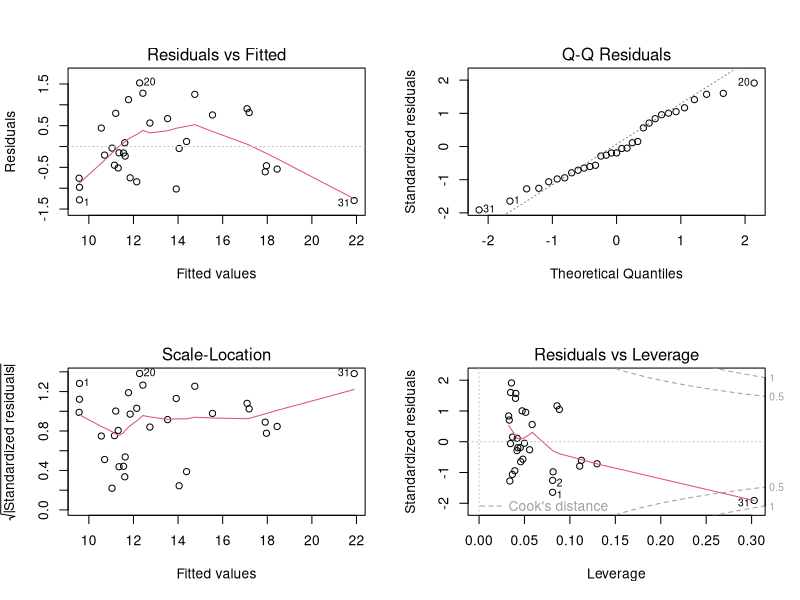
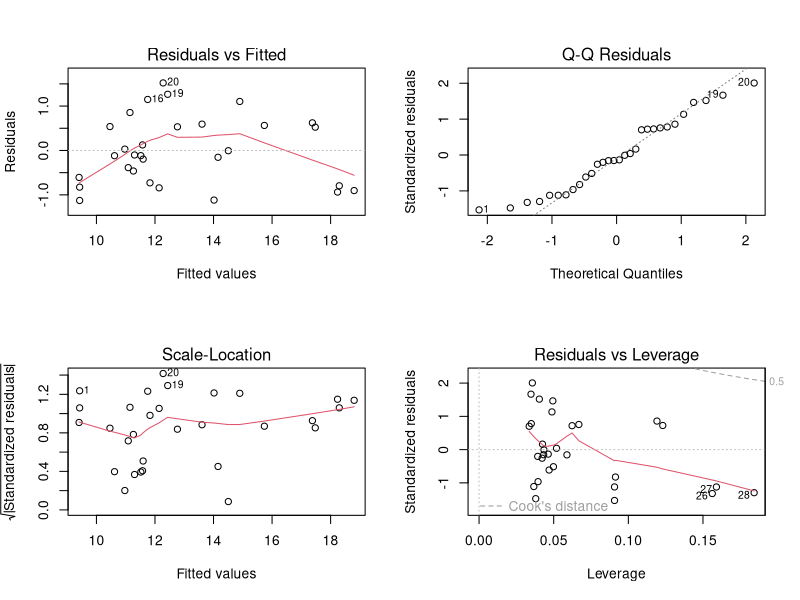
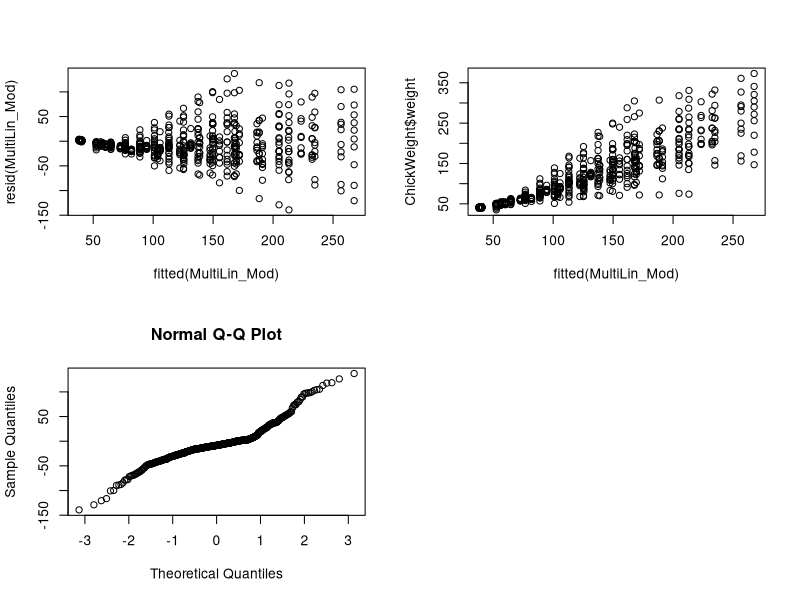
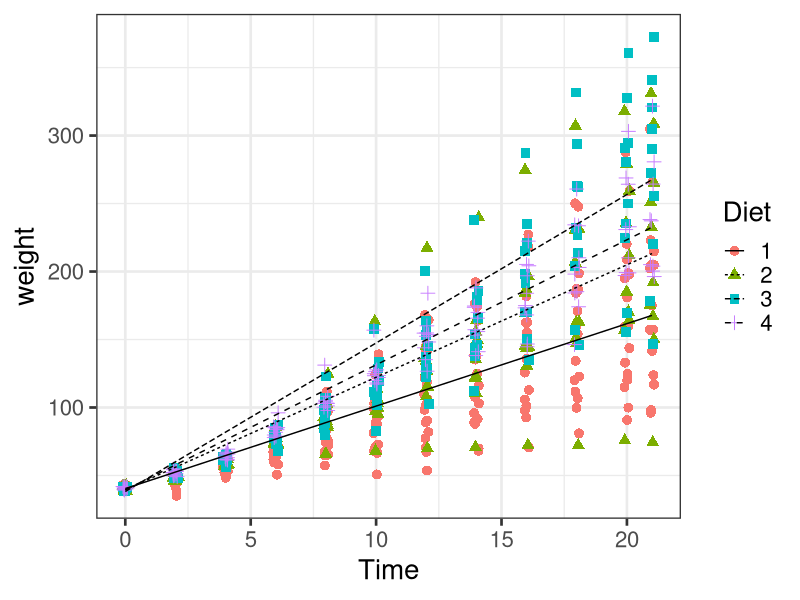
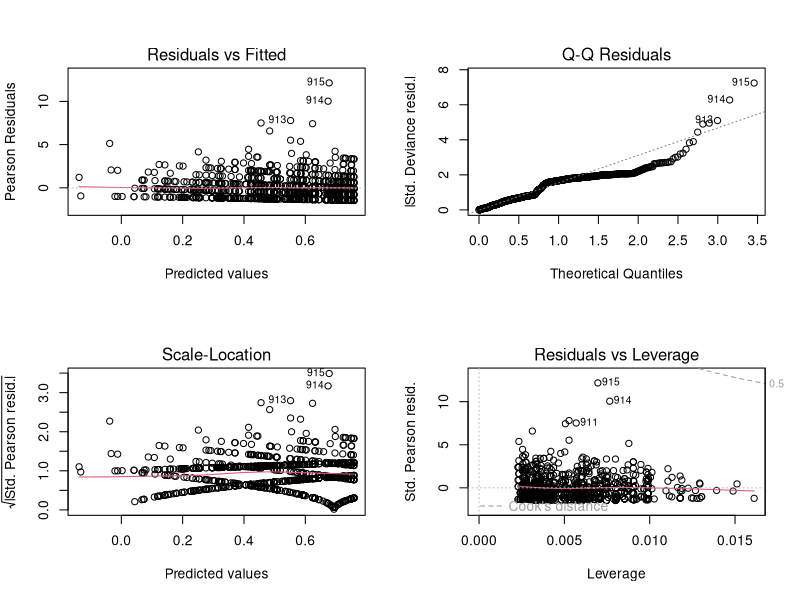

R code for these plots, in order:
## ---- chunk 1
options(scipen=1, digits=4)
knitr::opts_chunk$set(echo = TRUE, message = FALSE, warning = FALSE, cache = TRUE, cache.lazy=TRUE, tidy.opts=list(width.cutoff=50),tidy=FALSE, fig.height=8, digits=4)
## ---- chunk 2
# measures of Diameter (labelled as Girth), Height, and Volume of Timber
data("trees")
head(trees) 
## ---- chunk 3
SingleLin_Mod <- with(trees, lm(Girth ~ Volume))
par(mfrow=c(2,2))
plot(SingleLin_Mod)
## ---- chunk 4
trees <- trees[-31,] # removing the influential otulier in row 31
SingleLin_Mod <- with(trees, lm(Girth ~ Volume))
par(mfrow=c(2,2))
plot(SingleLin_Mod)
## ---- chunk 5
summary(SingleLin_Mod)
## ---- chunk 6
# measures of Weight, Diet, Time, and Chicks
data("ChickWeight")
head(ChickWeight) 
## ---- chunk 7
library(nlme)
MultiLin_Base <- lme(weight ~ Time*Diet, # weight as an interaction of time and diet
                     random = ~+1|Chick, # random effect of Chick
                     data = ChickWeight)
## ---- chunk 8
MultiLin_Mod <- lme(weight ~ Time*Diet, random = ~+1|Chick, 
                    cor=corAR1(), # adding autocorrelation structure since we have repeated measures
                    data = ChickWeight)
## ---- chunk 9
anova(MultiLin_Base, MultiLin_Mod) # second model is better
## ---- chunk 10
anova(MultiLin_Mod) # all parameters should be kept
## ---- chunk 11
par(mfrow=c(2,2))
plot(fitted(MultiLin_Mod), resid(MultiLin_Mod)) # values around 0 -> good
plot(fitted(MultiLin_Mod), ChickWeight$weight) # pattern fuzzy, but linear -> good
qqnorm(resid(MultiLin_Mod)) # residuals are not normal dsitributed -> bad
## ---- chunk 12
summary(MultiLin_Mod)
## ---- chunk 13
library(ggplot2)
ChickWeight$fit <- predict(MultiLin_Mod, level=0)
ggplot(ChickWeight, aes(Time, weight)) + 
  geom_jitter(aes(colour=Diet, shape=Diet), width=0.1, size=3) + 
  theme_bw(base_size=20) + 
  geom_line(aes(y=fit, lty=Diet))
## ---- chunk 14
library(AER)
data("PhDPublications")
head(PhDPublications)
## ---- chunk 15
GeneralLin_Mod <- glm(articles ~ prestige*gender + kids, family = poisson, data = PhDPublications)
par(mfrow=c(2,2))
plot(GeneralLin_Mod)
## ---- chunk 16
summary(GeneralLin_Mod)
